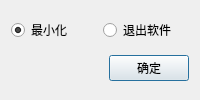
<?xml version="1.0" encoding="UTF-8"?>
<ui version="4.0">
 <class>QuitMessageBox</class>
 <widget class="QDialog" name="QuitMessageBox">
  <property name="geometry">
   <rect>
    <x>0</x>
    <y>0</y>
    <width>200</width>
    <height>100</height>
   </rect>
  </property>
  <property name="minimumSize">
   <size>
    <width>200</width>
    <height>100</height>
   </size>
  </property>
  <property name="maximumSize">
   <size>
    <width>200</width>
    <height>100</height>
   </size>
  </property>
  <property name="windowTitle">
   <string>退出</string>
  </property>
  <layout class="QVBoxLayout" name="verticalLayout">
   <item>
    <layout class="QHBoxLayout" name="horizontalLayout_2">
     <item>
      <widget class="QRadioButton" name="radio_min_size">
       <property name="text">
        <string>最小化</string>
       </property>
       <property name="checked">
        <bool>true</bool>
       </property>
      </widget>
     </item>
     <item>
      <widget class="QRadioButton" name="radio_quit">
       <property name="text">
        <string>退出软件</string>
       </property>
      </widget>
     </item>
    </layout>
   </item>
   <item>
    <layout class="QHBoxLayout" name="horizontalLayout">
     <item>
      <spacer name="horizontalSpacer">
       <property name="orientation">
        <enum>Qt::Horizontal</enum>
       </property>
       <property name="sizeHint" stdset="0">
        <size>
         <width>40</width>
         <height>20</height>
        </size>
       </property>
      </spacer>
     </item>
     <item>
      <widget class="QPushButton" name="btn_ok">
       <property name="text">
        <string>确定</string>
       </property>
      </widget>
     </item>
    </layout>
   </item>
  </layout>
 </widget>
 <resources/>
 <connections/>
</ui>
